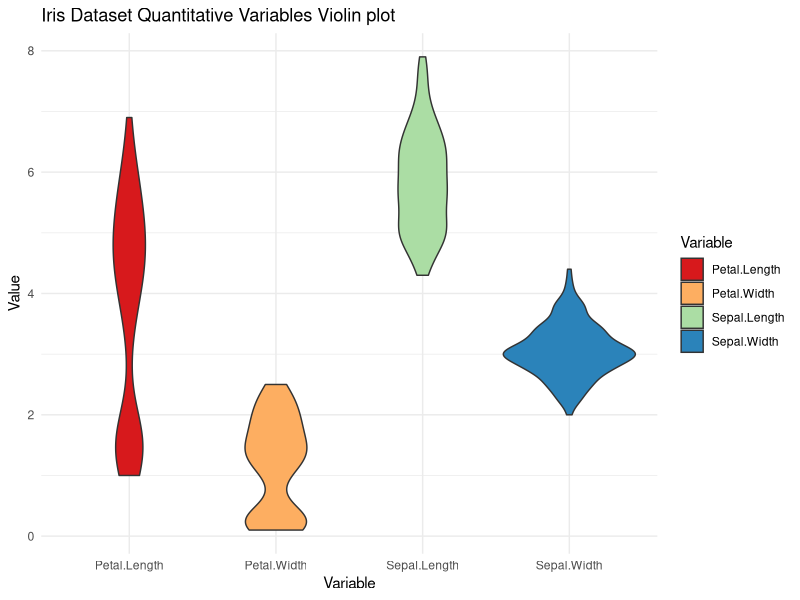
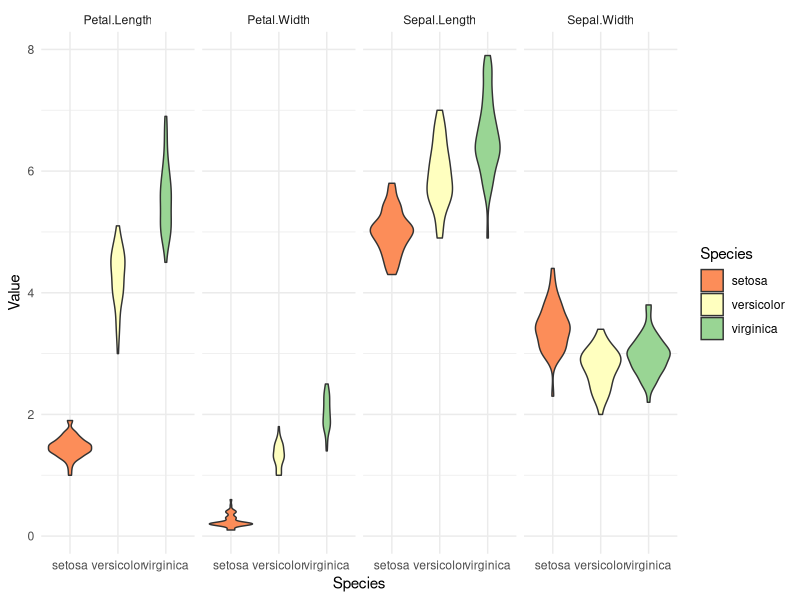
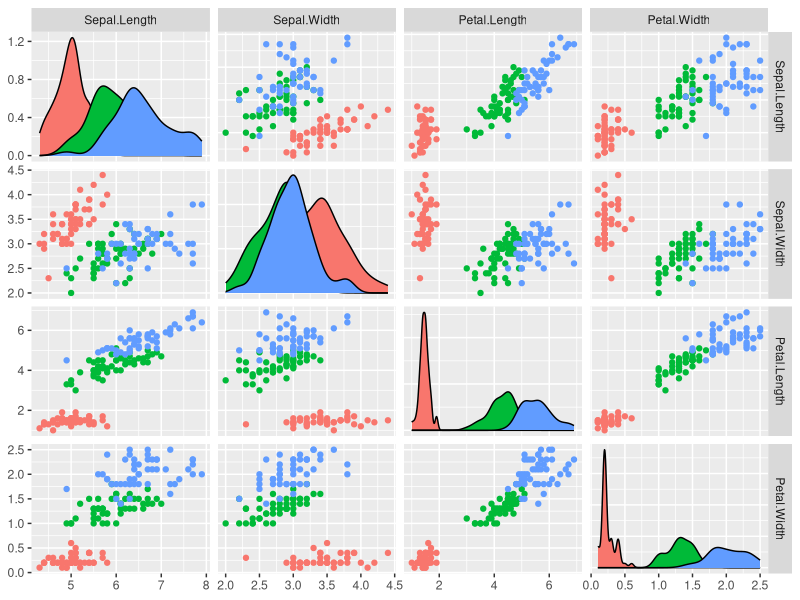

The R script that drew these images, in order:
######
# Iris Dataset EDA
######
# BY: Jacob Hofer
#####

# Load Packages
library(datasets)
library(tidyverse)
library(GGally)


# Load Dataset
IrisData <- iris
head(IrisData)
summary(IrisData)


#First lets look at a box and whisker of all the quantitative variables
IrisData %>%
  pivot_longer(cols = -Species, 
               names_to = "Variable", 
               values_to = "Value") %>%
  ggplot(aes(x = Variable, y = Value, fill = Variable)) + geom_violin() + 
  labs(title = "Iris Dataset Quantitative Variables Violin plot",
       y = 'Value', x = 'Variable') +
  theme_minimal() + scale_fill_brewer(palette = 'Spectral')

#Now lets look at a violin plot for each variable by species
IrisData %>% 
  pivot_longer(cols = -Species, 
                names_to = "Variable", 
                values_to = "Value") %>%
  ggplot(aes(x = Species, y = Value, fill = Species)) + 
  geom_violin() + theme_minimal() +
  facet_grid(.~Variable) + scale_fill_brewer(palette = 'Spectral')

#lets assess the covariance of our variables
ggpairs(IrisData, columns = 1:4, aes(color = Species),
        upper = list(continuous = "points"))
         